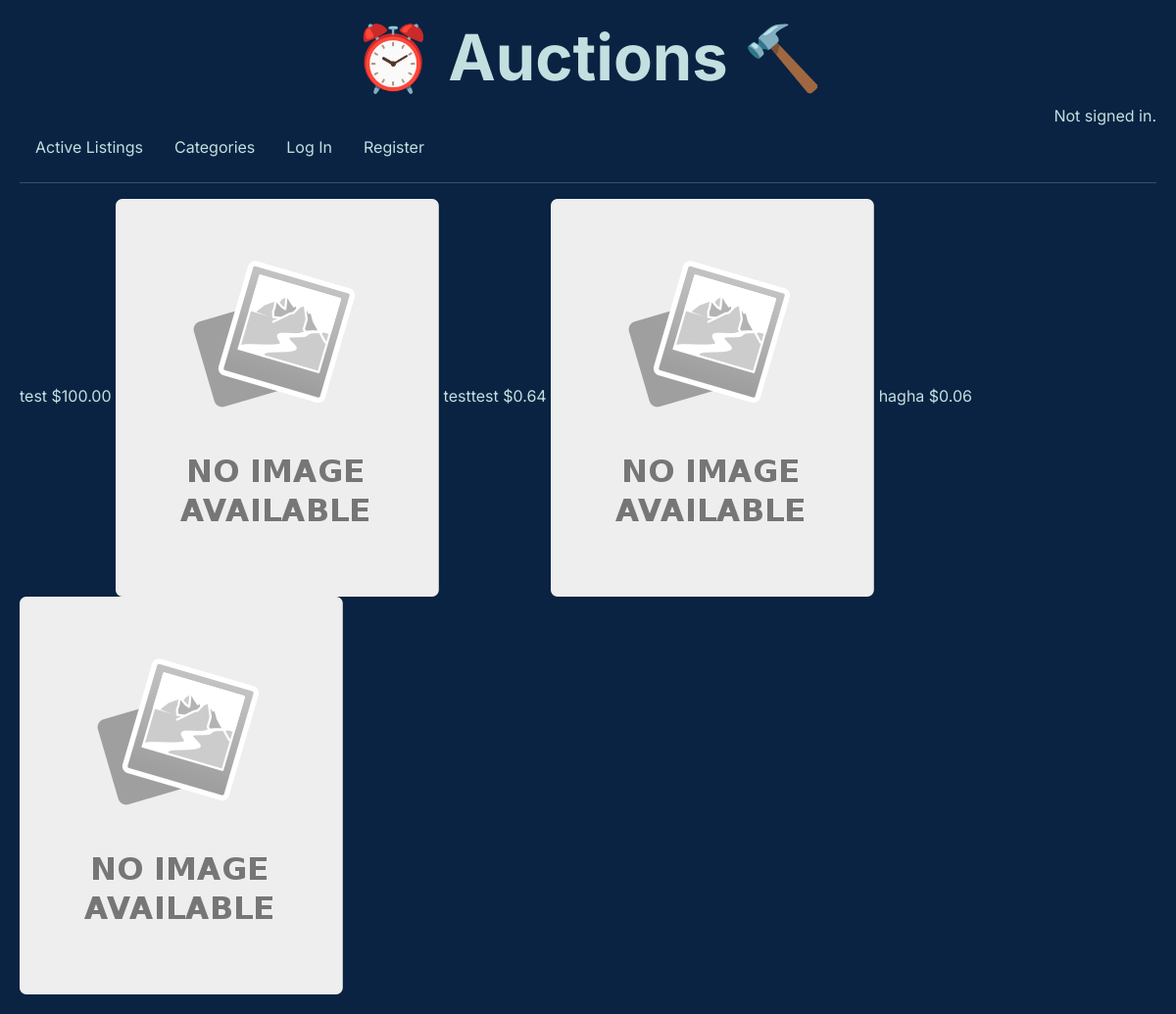
Page /category/cat on the committed database.
### auctions/models.py (models this page shows, shortened)
class Listing(models.Model):
    item_name = models.CharField(max_length=128)
    item_description = models.TextField()
    starting_price = models.DecimalField(decimal_places=2, max_digits=8, validators=[MinValueValidator(0.01)])
    image = models.ImageField(upload_to="", blank=True, default="noimage.svg.png")
    image_url = models.URLField(blank=True)
    category = models.ForeignKey(Category, on_delete=models.CASCADE, related_name="listings")
    user = models.ForeignKey(User, on_delete=models.CASCADE, related_name="listings")
    active = models.BooleanField(default=True)

### auctions/views.py (the view)
# urls.py: path("category/<str:category>", views.category_list, name="category"),
def category_list(request, category):
    try:
        category_name = Category.objects.get(category=category)
        auctions = Listing.objects.all().filter(category=category_name)
    except:
        return render(request, "auctions/no_auction.html")
    return render(
        request, "auctions/category.html", {"auctions": auctions, "category": category}
    )

### auctions/templates/auctions/category.html (shortened to what this page needs)
{% extends "auctions/layout.html" %}
{% block body %}
    {% for auction in auctions %}
    {{ auction.item_name }}
    ${{ auction.starting_price }}
<img src="{{auction.image.url}}" alt="">
    {% endfor %}
{% endblock %}

### auctions/static/auctions/styles.css (style rules this page uses)
*:where(:not(html, iframe, canvas, img, svg, video, audio):not(svg *, symbol *)) { all: unset; display: revert; }
*, *::before, *::after { box-sizing: border-box; }
img { max-width: 100%; }
::placeholder { color: unset; }
:root { --general-font: "Inter", sans-serif; --title-size: 65px; --font-color: #c3dfe0; }
body { padding: 20px; font-family: var(--general-font); color: var(--font-color); background-color: #0a2342; }

### rows in the picture
Listing: item_name "test", starting_price "100.00", image (placeholder picture)
Listing: item_name "testtest", starting_price "0.64", image (placeholder picture)
Listing: item_name "hagha", starting_price "0.06", image (placeholder picture)
